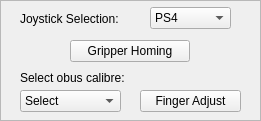
    <widget class="QFrame" name="frame_main">
     <property name="geometry">
      <rect>
       <x>10</x>
       <y>9</y>
       <width>261</width>
       <height>121</height>
      </rect>
     </property>
     <property name="frameShape">
      <enum>QFrame::StyledPanel</enum>
     </property>
     <property name="frameShadow">
      <enum>QFrame::Raised</enum>
     </property>
     <widget class="QPushButton" name="Finger_Adjust_Button">
      <property name="enabled">
       <bool>true</bool>
      </property>
      <property name="geometry">
       <rect>
        <x>140</x>
        <y>90</y>
        <width>101</width>
        <height>22</height>
       </rect>
      </property>
      <property name="text">
       <string>Finger Adjust</string>
      </property>
     </widget>
     <widget class="QPushButton" name="Gripper_Homing_Button">
      <property name="geometry">
       <rect>
        <x>70</x>
        <y>40</y>
        <width>120</width>
        <height>22</height>
       </rect>
      </property>
      <property name="text">
       <string>Gripper Homing</string>
      </property>
     </widget>
     <widget class="QComboBox" name="calibre_comboBox">
      <property name="geometry">
       <rect>
        <x>20</x>
        <y>90</y>
        <width>101</width>
        <height>22</height>
       </rect>
      </property>
      <property name="maxVisibleItems">
       <number>10</number>
      </property>
      <item>
       <property name="text">
        <string>Select</string>
       </property>
      </item>
      <item>
       <property name="text">
        <string>&lt; 90 mm</string>
       </property>
      </item>
      <item>
       <property name="text">
        <string>[90, 130] mm</string>
       </property>
      </item>
      <item>
       <property name="text">
        <string>[140, 155] mm</string>
       </property>
      </item>
      <item>
       <property name="text">
        <string>&gt; 200 mm</string>
       </property>
      </item>
     </widget>
     <widget class="QLabel" name="Select_obus_label">
      <property name="geometry">
       <rect>
        <x>20</x>
        <y>70</y>
        <width>141</width>
        <height>16</height>
       </rect>
      </property>
      <property name="text">
       <string>Select obus calibre:</string>
      </property>
     </widget>
     <widget class="QLabel" name="joy_label">
      <property name="geometry">
       <rect>
        <x>20</x>
        <y>10</y>
        <width>131</width>
        <height>17</height>
       </rect>
      </property>
      <property name="text">
       <string>Joystick Selection:</string>
      </property>
     </widget>
     <widget class="QComboBox" name="joy_comboBox">
      <property name="geometry">
       <rect>
        <x>150</x>
        <y>7</y>
        <width>81</width>
        <height>22</height>
       </rect>
      </property>
      <property name="currentText">
       <string>PS4</string>
      </property>
      <property name="currentIndex">
       <number>0</number>
      </property>
      <property name="maxVisibleItems">
       <number>2</number>
      </property>
      <item>
       <property name="text">
        <string>PS4</string>
       </property>
      </item>
      <item>
       <property name="text">
        <string>ITOWA</string>
       </property>
      </item>
     </widget>
    </widget>
